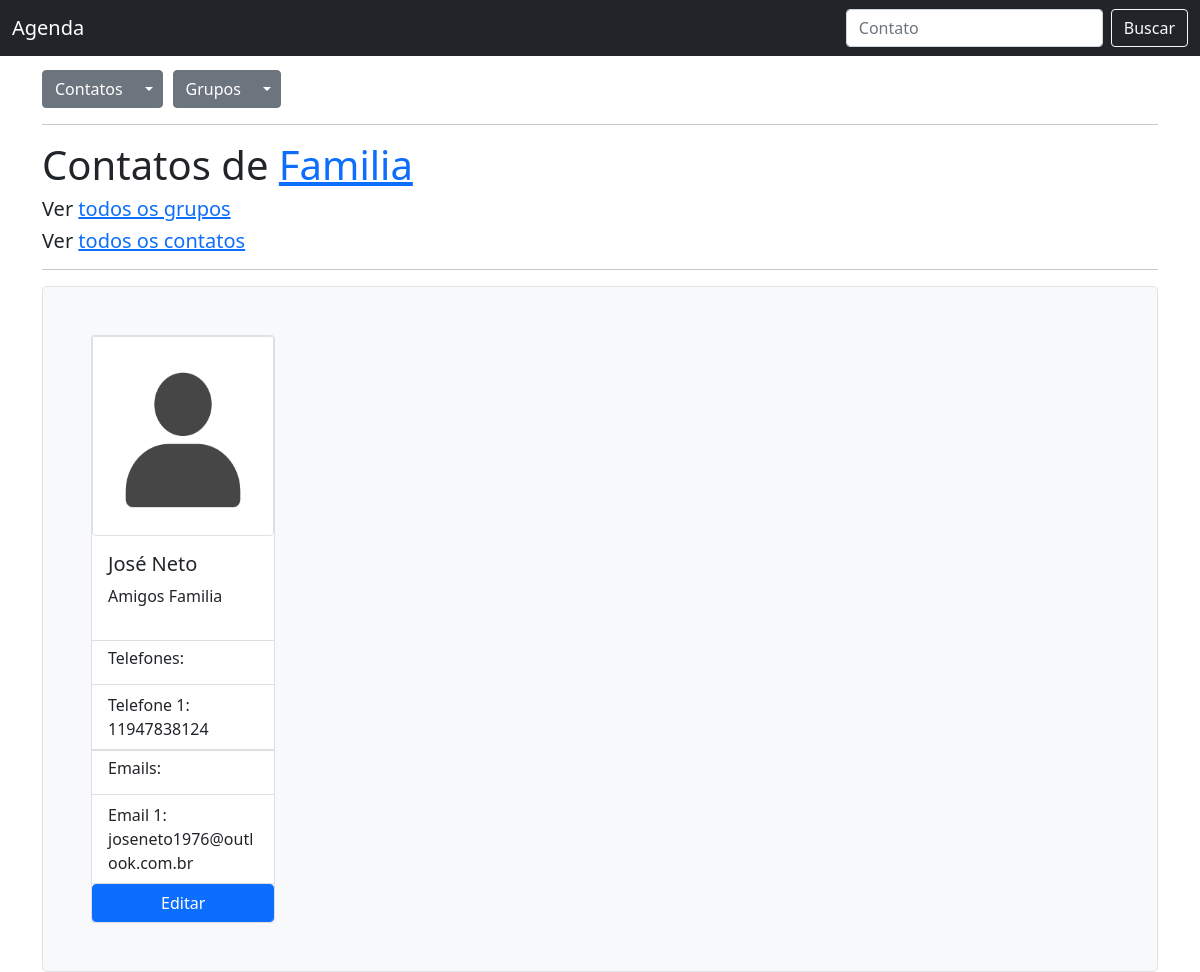
Page /grupos/4/contatos/ on the earlier database version.
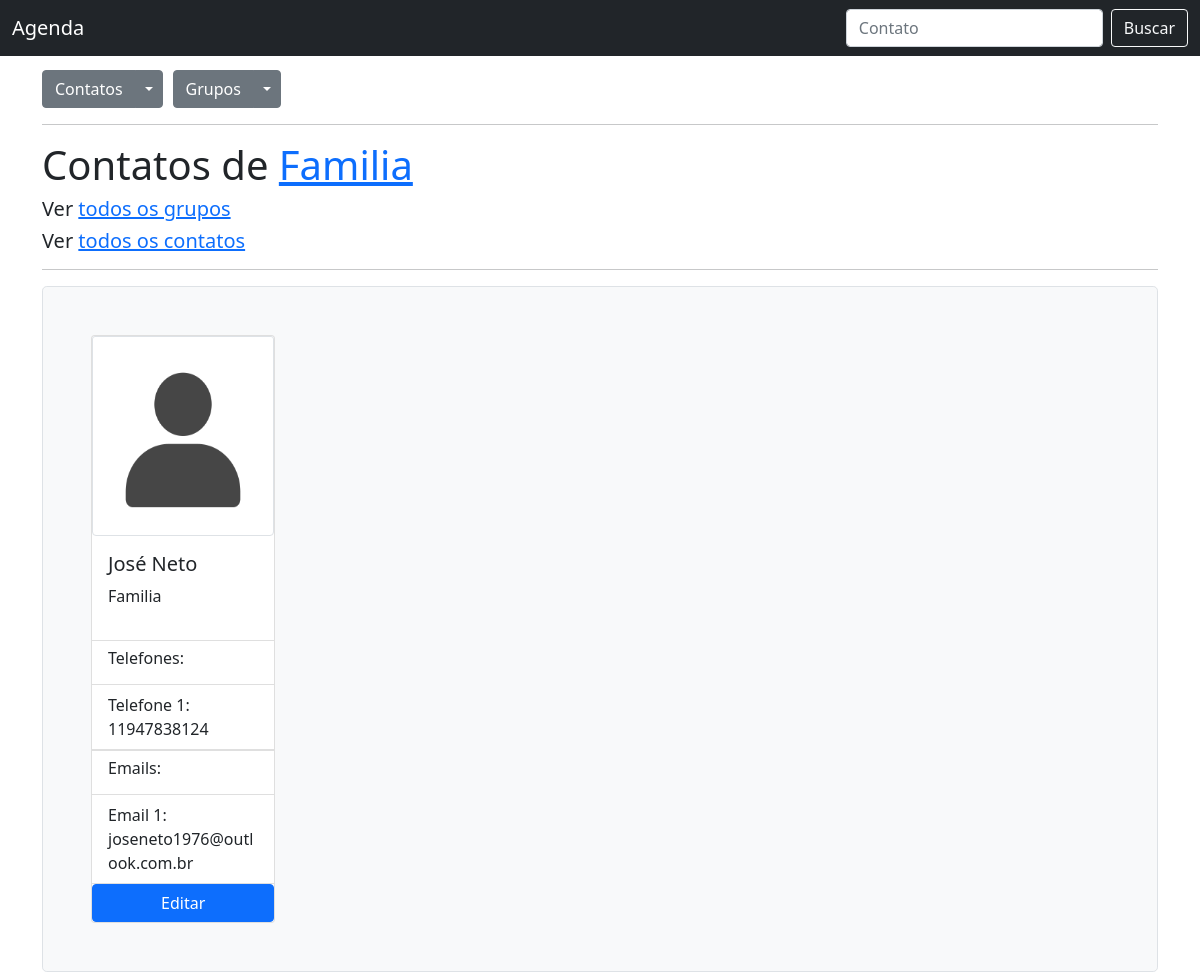
Same page on the later database version.
### contatos/models.py (models this page shows)
class Contato(models.Model):            # nome unico na criação
    nome = models.CharField(max_length=50, unique=True)
    photo = models.ImageField(upload_to='photos/', null=True, blank=True)
    grupos = models.ManyToManyField(Grupo)     # escolher os grupos
    class Meta:
        ordering = ['nome']  # ordenar no banco por nome ordem alfabetica

class Grupo(models.Model):
    nome = models.CharField(max_length=50)      # salva campos vazios
    descricao = models.CharField(max_length=200, null=True, blank=True)

class Telefone(models.Model):
    numero = models.CharField(max_length=14)
    contato = models.ForeignKey(Contato, on_delete=models.CASCADE)

class Email(models.Model):
    endereco_email = models.EmailField()
    contato = models.ForeignKey(Contato, on_delete=models.CASCADE)

### contatos/views.py (the view)
# urls.py: path('', views.contatos_list_view, name='contatos_list_view'),
def contatos_list_view(request, grupo_id=None):
    grupo = None
    busca = None
    if grupo_id:
        grupo = get_object_or_404(Grupo, id=grupo_id)
        contatos = grupo.contato_set.all()
    elif request.POST.get('busca'):
        busca = request.POST.get('busca')
        contatos = Contato.objects.filter(nome__contains=busca)
    else:
        contatos = Contato.objects.all()
    return render(request, 'contatos/contatos_list.html', {'contatos': contatos, 'grupo': grupo, 'busca': busca})

### contatos/templates/contatos/contatos_list.html (shortened to what this page needs)
{% extends 'base.html' %}
{% load static %}
{% block content %}
{% if grupo %}
    <h1>Contatos de <a href="{% url 'editar_grupo' grupo.id %}">{{ grupo.nome }}</a></h1>
    <h5>Ver <a href="{% url 'grupos_list' %}">todos os grupos</a></h5>
    <h5>Ver <a href="{% url 'contatos_list_view' %}">todos os contatos</a></h5>
  {% endif %}
  <hr>
  <div class="h-100 p-5 bg-light border rounded-3">
    <div class="row row-cols-1 row-cols-sm-2 row-cols-md-3 row-cols-lg-4 row-cols-xl-5 g-4">
      {% for contato in contatos %}
        <div class="col">
          <div class="card">
            {% if contato.photo %}
              <img style="height:200px" src="{{ contato.photo.url }}" class="card-img-top img-thumbnail" alt="...">
            {% else %}
              <img style="height:200px" src="{% static 'fotos/iconepadrao.png' %}" class="card-img-top img-thumbnail" alt="...">
            {% endif %}
            <div class="card-body">
              <h5 class="card-title">{{ contato.nome }}</h5>
              <p>
                {% for grupo in contato.grupos.all %}
                  {{ grupo.nome }}
                {% endfor %}
              </p>
            </div>
            <ul class="list-group list-group-flush">
              <li class="list-group-item"><h6 class="card-title">Telefones:</h6></li>
              {% for tel in contato.telefone_set.all %}
                <li class="list-group-item">Telefone {{ forloop.counter }}: {{ tel.numero }}</li>
              {% endfor %}
            </ul>
            <ul class="list-group list-group-flush">
              <li class="list-group-item"><h6 class="card-title">Emails:</h6></li>
              {% for email in contato.email_set.all %}
                <li class="list-group-item">Email {{ forloop.counter }}: {{ email.endereco_email }}</li>
              {% endfor %}
            </ul>
            <a class='btn btn-primary' href="{% url 'editar_contato' contato.id %}">Editar</a>
          </div>
        </div>
      {% empty %}
        <h2>Nenhum contato foi adicionado</h2>
      {% endfor %}
    </div>
  </div>
{% endblock %}

Differences in the rows shown:
removed Grupo: nome "Amigos"
